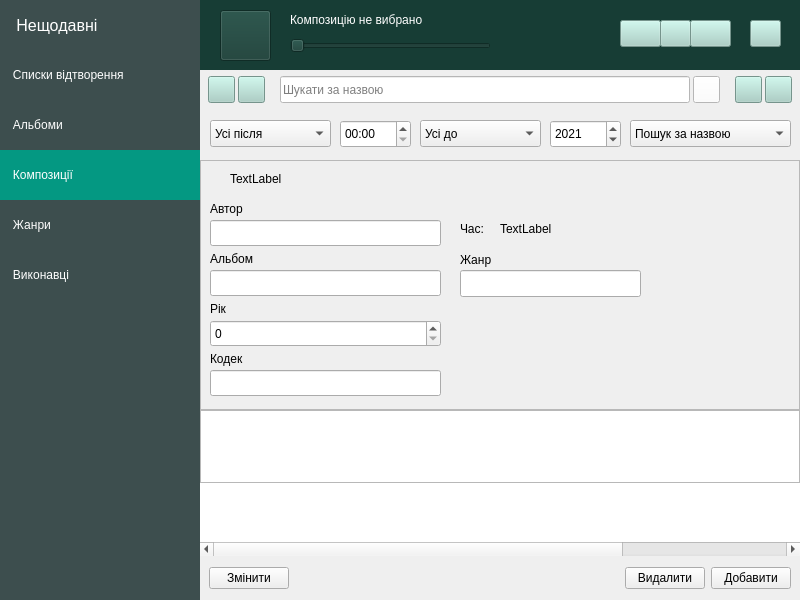
<?xml version="1.0" encoding="UTF-8"?>
<ui version="4.0">
 <class>MainWindow</class>
 <widget class="QMainWindow" name="MainWindow">
  <property name="geometry">
   <rect>
    <x>0</x>
    <y>0</y>
    <width>800</width>
    <height>600</height>
   </rect>
  </property>
  <property name="windowTitle">
   <string/>
  </property>
  <widget class="QWidget" name="centralwidget">
   <layout class="QHBoxLayout" name="horizontalLayout_3">
    <property name="spacing">
     <number>0</number>
    </property>
    <property name="leftMargin">
     <number>0</number>
    </property>
    <property name="topMargin">
     <number>0</number>
    </property>
    <property name="rightMargin">
     <number>0</number>
    </property>
    <property name="bottomMargin">
     <number>0</number>
    </property>
    <item>
     <layout class="QGridLayout" name="gridLayout">
      <property name="leftMargin">
       <number>0</number>
      </property>
      <property name="topMargin">
       <number>0</number>
      </property>
      <property name="rightMargin">
       <number>0</number>
      </property>
      <property name="bottomMargin">
       <number>0</number>
      </property>
      <property name="spacing">
       <number>0</number>
      </property>
      <item row="1" column="1">
       <widget class="QFrame" name="frame_3">
        <property name="frameShape">
         <enum>QFrame::NoFrame</enum>
        </property>
        <property name="frameShadow">
         <enum>QFrame::Raised</enum>
        </property>
        <property name="lineWidth">
         <number>0</number>
        </property>
        <layout class="QVBoxLayout" name="verticalLayout_2">
         <property name="spacing">
          <number>0</number>
         </property>
         <property name="leftMargin">
          <number>0</number>
         </property>
         <property name="topMargin">
          <number>0</number>
         </property>
         <property name="rightMargin">
          <number>0</number>
         </property>
         <property name="bottomMargin">
          <number>0</number>
         </property>
         <item>
          <widget class="QFrame" name="frame_6">
           <property name="sizePolicy">
            <sizepolicy hsizetype="Preferred" vsizetype="Fixed">
             <horstretch>0</horstretch>
             <verstretch>0</verstretch>
            </sizepolicy>
           </property>
           <property name="minimumSize">
            <size>
             <width>0</width>
             <height>40</height>
            </size>
           </property>
           <property name="frameShape">
            <enum>QFrame::NoFrame</enum>
           </property>
           <property name="frameShadow">
            <enum>QFrame::Raised</enum>
           </property>
           <layout class="QHBoxLayout" name="horizontalLayout_2">
            <property name="spacing">
             <number>3</number>
            </property>
            <property name="leftMargin">
             <number>8</number>
            </property>
            <property name="topMargin">
             <number>2</number>
            </property>
            <property name="rightMargin">
             <number>8</number>
            </property>
            <property name="bottomMargin">
             <number>2</number>
            </property>
            <item>
             <widget class="QPushButton" name="pushButton_6">
              <property name="minimumSize">
               <size>
                <width>27</width>
                <height>27</height>
               </size>
              </property>
              <property name="maximumSize">
               <size>
                <width>27</width>
                <height>27</height>
               </size>
              </property>
              <property name="toolTip">
               <string>Показати/сховати бічну панель</string>
              </property>
              <property name="styleSheet">
               <string notr="true">background-color: rgb(165, 207, 196);</string>
              </property>
              <property name="text">
               <string/>
              </property>
              <property name="icon">
               <iconset>
                <normaloff>../Завантажене/sidebar.png</normaloff>../Завантажене/sidebar.png</iconset>
              </property>
             </widget>
            </item>
            <item>
             <widget class="QPushButton" name="pushButton_7">
              <property name="minimumSize">
               <size>
                <width>27</width>
                <height>27</height>
               </size>
              </property>
              <property name="maximumSize">
               <size>
                <width>27</width>
                <height>27</height>
               </size>
              </property>
              <property name="toolTip">
               <string>Пошук</string>
              </property>
              <property name="styleSheet">
               <string notr="true">background-color: rgb(165, 207, 196);</string>
              </property>
              <property name="text">
               <string/>
              </property>
              <property name="icon">
               <iconset>
                <normaloff>../Завантажене/search.png</normaloff>../Завантажене/search.png</iconset>
              </property>
              <property name="iconSize">
               <size>
                <width>16</width>
                <height>16</height>
               </size>
              </property>
             </widget>
            </item>
            <item>
             <spacer name="horizontalSpacer_3">
              <property name="orientation">
               <enum>Qt::Horizontal</enum>
              </property>
              <property name="sizeType">
               <enum>QSizePolicy::Fixed</enum>
              </property>
              <property name="sizeHint" stdset="0">
               <size>
                <width>12</width>
                <height>20</height>
               </size>
              </property>
             </spacer>
            </item>
            <item>
             <widget class="QLineEdit" name="lineEdit">
              <property name="maximumSize">
               <size>
                <width>16777215</width>
                <height>27</height>
               </size>
              </property>
              <property name="styleSheet">
               <string notr="true">background-color: white;
</string>
              </property>
              <property name="placeholderText">
               <string>Шукати за назвою</string>
              </property>
             </widget>
            </item>
            <item>
             <widget class="QPushButton" name="pushButton_10">
              <property name="sizePolicy">
               <sizepolicy hsizetype="Fixed" vsizetype="Fixed">
                <horstretch>0</horstretch>
                <verstretch>0</verstretch>
               </sizepolicy>
              </property>
              <property name="minimumSize">
               <size>
                <width>27</width>
                <height>27</height>
               </size>
              </property>
              <property name="maximumSize">
               <size>
                <width>27</width>
                <height>27</height>
               </size>
              </property>
              <property name="toolTip">
               <string>Скасувати</string>
              </property>
              <property name="styleSheet">
               <string notr="true">background-color: white;</string>
              </property>
              <property name="text">
               <string comment="Скасувати"/>
              </property>
              <property name="icon">
               <iconset>
                <normaloff>../Завантажене/cancel-131964784714462788.png</normaloff>../Завантажене/cancel-131964784714462788.png</iconset>
              </property>
              <property name="iconSize">
               <size>
                <width>19</width>
                <height>19</height>
               </size>
              </property>
             </widget>
            </item>
            <item>
             <spacer name="horizontalSpacer_2">
              <property name="orientation">
               <enum>Qt::Horizontal</enum>
              </property>
              <property name="sizeType">
               <enum>QSizePolicy::Fixed</enum>
              </property>
              <property name="sizeHint" stdset="0">
               <size>
                <width>12</width>
                <height>20</height>
               </size>
              </property>
             </spacer>
            </item>
            <item>
             <widget class="QPushButton" name="pushButton_9">
              <property name="minimumSize">
               <size>
                <width>27</width>
                <height>27</height>
               </size>
              </property>
              <property name="maximumSize">
               <size>
                <width>27</width>
                <height>27</height>
               </size>
              </property>
              <property name="toolTip">
               <string>Розширений пошук</string>
              </property>
              <property name="styleSheet">
               <string notr="true">background-color: rgb(165, 207, 196);</string>
              </property>
              <property name="text">
               <string/>
              </property>
              <property name="icon">
               <iconset>
                <normaloff>../Завантажене/more-dots-waiting-options-icon.svg</normaloff>../Завантажене/more-dots-waiting-options-icon.svg</iconset>
              </property>
              <property name="iconSize">
               <size>
                <width>21</width>
                <height>21</height>
               </size>
              </property>
             </widget>
            </item>
            <item>
             <widget class="QPushButton" name="pushButton_8">
              <property name="minimumSize">
               <size>
                <width>27</width>
                <height>27</height>
               </size>
              </property>
              <property name="maximumSize">
               <size>
                <width>27</width>
                <height>27</height>
               </size>
              </property>
              <property name="toolTip">
               <string>Сортувати</string>
              </property>
              <property name="styleSheet">
               <string notr="true">background-color: rgb(165, 207, 196);</string>
              </property>
              <property name="text">
               <string/>
              </property>
              <property name="icon">
               <iconset>
                <normaloff>../Завантажене/635915-200.png</normaloff>../Завантажене/635915-200.png</iconset>
              </property>
              <property name="iconSize">
               <size>
                <width>21</width>
                <height>21</height>
               </size>
              </property>
             </widget>
            </item>
           </layout>
          </widget>
         </item>
         <item>
          <widget class="QFrame" name="frame_7">
           <property name="frameShape">
            <enum>QFrame::NoFrame</enum>
           </property>
           <property name="frameShadow">
            <enum>QFrame::Raised</enum>
           </property>
           <layout class="QVBoxLayout" name="verticalLayout_3">
            <property name="spacing">
             <number>0</number>
            </property>
            <property name="leftMargin">
             <number>0</number>
            </property>
            <property name="topMargin">
             <number>0</number>
            </property>
            <property name="rightMargin">
             <number>0</number>
            </property>
            <property name="bottomMargin">
             <number>0</number>
            </property>
            <item>
             <widget class="QFrame" name="frame_9">
              <property name="minimumSize">
               <size>
                <width>0</width>
                <height>50</height>
               </size>
              </property>
              <property name="frameShape">
               <enum>QFrame::NoFrame</enum>
              </property>
              <property name="frameShadow">
               <enum>QFrame::Raised</enum>
              </property>
              <widget class="QComboBox" name="comboBox">
               <property name="geometry">
                <rect>
                 <x>430</x>
                 <y>10</y>
                 <width>161</width>
                 <height>27</height>
                </rect>
               </property>
               <item>
                <property name="text">
                 <string>Пошук за назвою</string>
                </property>
               </item>
               <item>
                <property name="text">
                 <string>Пошук за автором</string>
                </property>
               </item>
               <item>
                <property name="text">
                 <string>Пошук за кодеком</string>
                </property>
               </item>
              </widget>
              <widget class="QTimeEdit" name="timeEdit">
               <property name="geometry">
                <rect>
                 <x>140</x>
                 <y>10</y>
                 <width>71</width>
                 <height>28</height>
                </rect>
               </property>
               <property name="toolTip">
                <string>Час виконання</string>
               </property>
               <property name="currentSection">
                <enum>QDateTimeEdit::MinuteSection</enum>
               </property>
               <property name="displayFormat">
                <string>mm:ss</string>
               </property>
               <property name="timeSpec">
                <enum>Qt::LocalTime</enum>
               </property>
              </widget>
              <widget class="QComboBox" name="comboBox_2">
               <property name="geometry">
                <rect>
                 <x>10</x>
                 <y>10</y>
                 <width>121</width>
                 <height>27</height>
                </rect>
               </property>
               <property name="currentIndex">
                <number>1</number>
               </property>
               <item>
                <property name="text">
                 <string>Усі до</string>
                </property>
               </item>
               <item>
                <property name="text">
                 <string>Усі після</string>
                </property>
               </item>
               <item>
                <property name="text">
                 <string>Лише з даним значенням</string>
                </property>
               </item>
              </widget>
              <widget class="QSpinBox" name="spinBox">
               <property name="geometry">
                <rect>
                 <x>350</x>
                 <y>10</y>
                 <width>71</width>
                 <height>28</height>
                </rect>
               </property>
               <property name="toolTip">
                <string>Рік випуску пісні</string>
               </property>
               <property name="minimum">
                <number>1800</number>
               </property>
               <property name="maximum">
                <number>2022</number>
               </property>
               <property name="value">
                <number>2021</number>
               </property>
              </widget>
              <widget class="QComboBox" name="comboBox_3">
               <property name="geometry">
                <rect>
                 <x>220</x>
                 <y>10</y>
                 <width>121</width>
                 <height>27</height>
                </rect>
               </property>
               <property name="currentIndex">
                <number>0</number>
               </property>
               <item>
                <property name="text">
                 <string>Усі до</string>
                </property>
               </item>
               <item>
                <property name="text">
                 <string>Усі після</string>
                </property>
               </item>
               <item>
                <property name="text">
                 <string>Лише з даним значенням</string>
                </property>
               </item>
              </widget>
             </widget>
            </item>
            <item>
             <widget class="QFrame" name="frame_10">
              <property name="minimumSize">
               <size>
                <width>500</width>
                <height>250</height>
               </size>
              </property>
              <property name="maximumSize">
               <size>
                <width>16777215</width>
                <height>16777215</height>
               </size>
              </property>
              <property name="frameShape">
               <enum>QFrame::StyledPanel</enum>
              </property>
              <property name="frameShadow">
               <enum>QFrame::Raised</enum>
              </property>
              <widget class="QLineEdit" name="lineEdit_2">
               <property name="geometry">
                <rect>
                 <x>10</x>
                 <y>60</y>
                 <width>231</width>
                 <height>26</height>
                </rect>
               </property>
              </widget>
              <widget class="QSpinBox" name="spinBox_2">
               <property name="geometry">
                <rect>
                 <x>10</x>
                 <y>160</y>
                 <width>231</width>
                 <height>27</height>
                </rect>
               </property>
               <property name="maximum">
                <number>2022</number>
               </property>
              </widget>
              <widget class="QLineEdit" name="lineEdit_3">
               <property name="geometry">
                <rect>
                 <x>10</x>
                 <y>110</y>
                 <width>231</width>
                 <height>26</height>
                </rect>
               </property>
              </widget>
              <widget class="QLabel" name="label_6">
               <property name="geometry">
                <rect>
                 <x>10</x>
                 <y>140</y>
                 <width>66</width>
                 <height>18</height>
                </rect>
               </property>
               <property name="text">
                <string>Рік</string>
               </property>
              </widget>
              <widget class="QLabel" name="label_2">
               <property name="geometry">
                <rect>
                 <x>30</x>
                 <y>10</y>
                 <width>411</width>
                 <height>18</height>
                </rect>
               </property>
               <property name="text">
                <string>TextLabel</string>
               </property>
              </widget>
              <widget class="QLineEdit" name="lineEdit_4">
               <property name="geometry">
                <rect>
                 <x>10</x>
                 <y>210</y>
                 <width>231</width>
                 <height>26</height>
                </rect>
               </property>
              </widget>
              <widget class="QLabel" name="label_4">
               <property name="geometry">
                <rect>
                 <x>10</x>
                 <y>40</y>
                 <width>171</width>
                 <height>18</height>
                </rect>
               </property>
               <property name="text">
                <string>Автор</string>
               </property>
              </widget>
              <widget class="QLabel" name="label_5">
               <property name="geometry">
                <rect>
                 <x>10</x>
                 <y>90</y>
                 <width>66</width>
                 <height>18</height>
                </rect>
               </property>
               <property name="text">
                <string>Альбом</string>
               </property>
              </widget>
              <widget class="QLabel" name="label_7">
               <property name="geometry">
                <rect>
                 <x>10</x>
                 <y>190</y>
                 <width>66</width>
                 <height>18</height>
                </rect>
               </property>
               <property name="text">
                <string>Кодек</string>
               </property>
              </widget>
              <widget class="QLabel" name="label_3">
               <property name="geometry">
                <rect>
                 <x>260</x>
                 <y>60</y>
                 <width>31</width>
                 <height>18</height>
                </rect>
               </property>
               <property name="text">
                <string>Час: </string>
               </property>
              </widget>
              <widget class="QLabel" name="label_8">
               <property name="geometry">
                <rect>
                 <x>300</x>
                 <y>60</y>
                 <width>66</width>
                 <height>18</height>
                </rect>
               </property>
               <property name="text">
                <string>TextLabel</string>
               </property>
              </widget>
              <widget class="QLineEdit" name="lineEdit_5">
               <property name="geometry">
                <rect>
                 <x>260</x>
                 <y>110</y>
                 <width>181</width>
                 <height>27</height>
                </rect>
               </property>
              </widget>
              <widget class="QLabel" name="label_9">
               <property name="geometry">
                <rect>
                 <x>260</x>
                 <y>90</y>
                 <width>66</width>
                 <height>19</height>
                </rect>
               </property>
               <property name="text">
                <string>Жанр</string>
               </property>
              </widget>
             </widget>
            </item>
            <item>
             <widget class="QListWidget" name="listWidget_2">
              <property name="alternatingRowColors">
               <bool>false</bool>
              </property>
             </widget>
            </item>
            <item>
             <widget class="QTableWidget" name="tableWidget">
              <property name="enabled">
               <bool>true</bool>
              </property>
              <property name="sizePolicy">
               <sizepolicy hsizetype="Preferred" vsizetype="Expanding">
                <horstretch>0</horstretch>
                <verstretch>0</verstretch>
               </sizepolicy>
              </property>
              <property name="mouseTracking">
               <bool>true</bool>
              </property>
              <property name="tabletTracking">
               <bool>false</bool>
              </property>
              <property name="toolTipDuration">
               <number>1</number>
              </property>
              <property name="autoFillBackground">
               <bool>false</bool>
              </property>
              <property name="styleSheet">
               <string notr="true">QTableWidget::cliked 
{

}</string>
              </property>
              <property name="frameShape">
               <enum>QFrame::NoFrame</enum>
              </property>
              <property name="frameShadow">
               <enum>QFrame::Sunken</enum>
              </property>
              <property name="horizontalScrollBarPolicy">
               <enum>Qt::ScrollBarAsNeeded</enum>
              </property>
              <property name="editTriggers">
               <set>QAbstractItemView::NoEditTriggers</set>
              </property>
              <property name="alternatingRowColors">
               <bool>false</bool>
              </property>
              <property name="selectionBehavior">
               <enum>QAbstractItemView::SelectRows</enum>
              </property>
              <property name="verticalScrollMode">
               <enum>QAbstractItemView::ScrollPerItem</enum>
              </property>
              <property name="showGrid">
               <bool>true</bool>
              </property>
              <property name="gridStyle">
               <enum>Qt::SolidLine</enum>
              </property>
              <property name="sortingEnabled">
               <bool>true</bool>
              </property>
              <property name="cornerButtonEnabled">
               <bool>true</bool>
              </property>
              <property name="rowCount">
               <number>0</number>
              </property>
              <attribute name="horizontalHeaderVisible">
               <bool>false</bool>
              </attribute>
              <attribute name="horizontalHeaderMinimumSectionSize">
               <number>35</number>
              </attribute>
              <attribute name="horizontalHeaderDefaultSectionSize">
               <number>116</number>
              </attribute>
              <attribute name="horizontalHeaderHighlightSections">
               <bool>true</bool>
              </attribute>
              <attribute name="horizontalHeaderShowSortIndicator" stdset="0">
               <bool>true</bool>
              </attribute>
              <attribute name="horizontalHeaderStretchLastSection">
               <bool>false</bool>
              </attribute>
              <attribute name="verticalHeaderVisible">
               <bool>false</bool>
              </attribute>
              <attribute name="verticalHeaderHighlightSections">
               <bool>true</bool>
              </attribute>
              <attribute name="verticalHeaderStretchLastSection">
               <bool>false</bool>
              </attribute>
              <column>
               <property name="text">
                <string>      Назва      </string>
               </property>
               <property name="textAlignment">
                <set>AlignCenter</set>
               </property>
               <property name="foreground">
                <brush brushstyle="SolidPattern">
                 <color alpha="255">
                  <red>255</red>
                  <green>255</green>
                  <blue>255</blue>
                 </color>
                </brush>
               </property>
              </column>
              <column>
               <property name="text">
                <string>Виконавець</string>
               </property>
               <property name="foreground">
                <brush brushstyle="SolidPattern">
                 <color alpha="255">
                  <red>255</red>
                  <green>255</green>
                  <blue>255</blue>
                 </color>
                </brush>
               </property>
              </column>
              <column>
               <property name="text">
                <string>Альбом</string>
               </property>
               <property name="foreground">
                <brush brushstyle="SolidPattern">
                 <color alpha="255">
                  <red>255</red>
                  <green>255</green>
                  <blue>255</blue>
                 </color>
                </brush>
               </property>
              </column>
              <column>
               <property name="text">
                <string>Рік</string>
               </property>
               <property name="foreground">
                <brush brushstyle="SolidPattern">
                 <color alpha="255">
                  <red>255</red>
                  <green>255</green>
                  <blue>255</blue>
                 </color>
                </brush>
               </property>
              </column>
              <column>
               <property name="text">
                <string>Жанр</string>
               </property>
               <property name="foreground">
                <brush brushstyle="SolidPattern">
                 <color alpha="255">
                  <red>255</red>
                  <green>255</green>
                  <blue>255</blue>
                 </color>
                </brush>
               </property>
              </column>
              <column>
               <property name="text">
                <string>Час</string>
               </property>
              </column>
              <column>
               <property name="text">
                <string>Кодек</string>
               </property>
              </column>
             </widget>
            </item>
            <item>
             <widget class="QFrame" name="frame_8">
              <property name="minimumSize">
               <size>
                <width>0</width>
                <height>44</height>
               </size>
              </property>
              <property name="maximumSize">
               <size>
                <width>16777215</width>
                <height>44</height>
               </size>
              </property>
              <property name="frameShape">
               <enum>QFrame::NoFrame</enum>
              </property>
              <property name="frameShadow">
               <enum>QFrame::Raised</enum>
              </property>
              <layout class="QHBoxLayout" name="horizontalLayout_4">
               <item>
                <widget class="QPushButton" name="pushButton_13">
                 <property name="text">
                  <string>Змінити</string>
                 </property>
                </widget>
               </item>
               <item>
                <spacer name="horizontalSpacer_4">
                 <property name="orientation">
                  <enum>Qt::Horizontal</enum>
                 </property>
                 <property name="sizeHint" stdset="0">
                  <size>
                   <width>40</width>
                   <height>20</height>
                  </size>
                 </property>
                </spacer>
               </item>
               <item>
                <widget class="QPushButton" name="pushButton_12">
                 <property name="text">
                  <string>Видалити</string>
                 </property>
                </widget>
               </item>
               <item>
                <widget class="QPushButton" name="pushButton_11">
                 <property name="text">
                  <string>Добавити</string>
                 </property>
                </widget>
               </item>
              </layout>
             </widget>
            </item>
           </layout>
          </widget>
         </item>
        </layout>
       </widget>
      </item>
      <item row="0" column="1">
       <widget class="QFrame" name="frame">
        <property name="sizePolicy">
         <sizepolicy hsizetype="Preferred" vsizetype="Fixed">
          <horstretch>0</horstretch>
          <verstretch>0</verstretch>
         </sizepolicy>
        </property>
        <property name="minimumSize">
         <size>
          <width>0</width>
          <height>70</height>
         </size>
        </property>
        <property name="styleSheet">
         <string notr="true">background-color: rgb(23, 61, 53);</string>
        </property>
        <property name="frameShape">
         <enum>QFrame::NoFrame</enum>
        </property>
        <property name="frameShadow">
         <enum>QFrame::Raised</enum>
        </property>
        <property name="lineWidth">
         <number>0</number>
        </property>
        <layout class="QHBoxLayout" name="horizontalLayout">
         <property name="spacing">
          <number>0</number>
         </property>
         <property name="leftMargin">
          <number>0</number>
         </property>
         <property name="topMargin">
          <number>0</number>
         </property>
         <property name="rightMargin">
          <number>0</number>
         </property>
         <property name="bottomMargin">
          <number>0</number>
         </property>
         <item>
          <widget class="QFrame" name="frame_5">
           <property name="minimumSize">
            <size>
             <width>300</width>
             <height>0</height>
            </size>
           </property>
           <property name="frameShape">
            <enum>QFrame::NoFrame</enum>
           </property>
           <property name="frameShadow">
            <enum>QFrame::Raised</enum>
           </property>
           <widget class="QPushButton" name="pushButton_5">
            <property name="geometry">
             <rect>
              <x>20</x>
              <y>10</y>
              <width>51</width>
              <height>51</height>
             </rect>
            </property>
            <property name="text">
             <string/>
            </property>
            <property name="icon">
             <iconset>
              <normaloff>../Завантажене/png-transparent-best-music-vinyl-record-illustration-dynamic-vinyl-record-other-album-label.png</normaloff>../Завантажене/png-transparent-best-music-vinyl-record-illustration-dynamic-vinyl-record-other-album-label.png</iconset>
            </property>
            <property name="iconSize">
             <size>
              <width>50</width>
              <height>50</height>
             </size>
            </property>
           </widget>
           <widget class="QLabel" name="label">
            <property name="geometry">
             <rect>
              <x>90</x>
              <y>10</y>
              <width>211</width>
              <height>19</height>
             </rect>
            </property>
            <property name="mouseTracking">
             <bool>true</bool>
            </property>
            <property name="tabletTracking">
             <bool>false</bool>
            </property>
            <property name="layoutDirection">
             <enum>Qt::LeftToRight</enum>
            </property>
            <property name="styleSheet">
             <string notr="true">color: white;</string>
            </property>
            <property name="inputMethodHints">
             <set>Qt::ImhNone</set>
            </property>
            <property name="frameShape">
             <enum>QFrame::NoFrame</enum>
            </property>
            <property name="text">
             <string>Композицію не вибрано</string>
            </property>
            <property name="scaledContents">
             <bool>false</bool>
            </property>
            <property name="wordWrap">
             <bool>false</bool>
            </property>
            <property name="indent">
             <number>-1</number>
            </property>
           </widget>
           <widget class="QSlider" name="horizontalSlider">
            <property name="geometry">
             <rect>
              <x>90</x>
              <y>30</y>
              <width>201</width>
              <height>31</height>
             </rect>
            </property>
            <property name="orientation">
             <enum>Qt::Horizontal</enum>
            </property>
           </widget>
          </widget>
         </item>
         <item>
          <spacer name="horizontalSpacer">
           <property name="orientation">
            <enum>Qt::Horizontal</enum>
           </property>
           <property name="sizeHint" stdset="0">
            <size>
             <width>81</width>
             <height>20</height>
            </size>
           </property>
          </spacer>
         </item>
         <item>
          <widget class="QFrame" name="frame_4">
           <property name="minimumSize">
            <size>
             <width>200</width>
             <height>0</height>
            </size>
           </property>
           <property name="frameShape">
            <enum>QFrame::NoFrame</enum>
           </property>
           <property name="frameShadow">
            <enum>QFrame::Raised</enum>
           </property>
           <widget class="QPushButton" name="pushButton_4">
            <property name="geometry">
             <rect>
              <x>150</x>
              <y>20</y>
              <width>31</width>
              <height>27</height>
             </rect>
            </property>
            <property name="toolTip">
             <string/>
            </property>
            <property name="styleSheet">
             <string notr="true">background-color: rgb(165, 207, 196);
</string>
            </property>
            <property name="text">
             <string/>
            </property>
            <property name="icon">
             <iconset>
              <normaloff>../Завантажене/25243.png</normaloff>../Завантажене/25243.png</iconset>
            </property>
            <property name="iconSize">
             <size>
              <width>9</width>
              <height>9</height>
             </size>
            </property>
            <property name="checkable">
             <bool>false</bool>
            </property>
            <property name="autoRepeat">
             <bool>false</bool>
            </property>
            <property name="autoDefault">
             <bool>false</bool>
            </property>
            <property name="default">
             <bool>false</bool>
            </property>
            <property name="flat">
             <bool>false</bool>
            </property>
           </widget>
           <widget class="QPushButton" name="pushButton">
            <property name="geometry">
             <rect>
              <x>90</x>
              <y>20</y>
              <width>41</width>
              <height>27</height>
             </rect>
            </property>
            <property name="styleSheet">
             <string notr="true">background-color: rgb(165, 207, 196);
</string>
            </property>
            <property name="text">
             <string/>
            </property>
            <property name="icon">
             <iconset>
              <normaloff>../Завантажене/Fast forward player button free vector icons designed by Freepik.png</normaloff>../Завантажене/Fast forward player button free vector icons designed by Freepik.png</iconset>
            </property>
           </widget>
           <widget class="QPushButton" name="pushButton_3">
            <property name="geometry">
             <rect>
              <x>20</x>
              <y>20</y>
              <width>41</width>
              <height>27</height>
             </rect>
            </property>
            <property name="styleSheet">
             <string notr="true">background-color: rgb(165, 207, 196);
</string>
            </property>
            <property name="text">
             <string/>
            </property>
            <property name="icon">
             <iconset>
              <normaloff>../Завантажене/Rewind arrows free vector icons designed by Freepik.png</normaloff>../Завантажене/Rewind arrows free vector icons designed by Freepik.png</iconset>
            </property>
           </widget>
           <widget class="QPushButton" name="pushButton_2">
            <property name="geometry">
             <rect>
              <x>60</x>
              <y>20</y>
              <width>31</width>
              <height>27</height>
             </rect>
            </property>
            <property name="styleSheet">
             <string notr="true">background-color: rgb(165, 207, 196);
</string>
            </property>
            <property name="text">
             <string/>
            </property>
            <property name="icon">
             <iconset>
              <normaloff>../Завантажене/Pause free vector icons designed by bqlqn.png</normaloff>../Завантажене/Pause free vector icons designed by bqlqn.png</iconset>
            </property>
           </widget>
          </widget>
         </item>
        </layout>
       </widget>
      </item>
      <item row="0" column="0" rowspan="2">
       <widget class="QFrame" name="frame_2">
        <property name="sizePolicy">
         <sizepolicy hsizetype="Fixed" vsizetype="Preferred">
          <horstretch>0</horstretch>
          <verstretch>0</verstretch>
         </sizepolicy>
        </property>
        <property name="minimumSize">
         <size>
          <width>200</width>
          <height>0</height>
         </size>
        </property>
        <property name="maximumSize">
         <size>
          <width>200</width>
          <height>16777215</height>
         </size>
        </property>
        <property name="styleSheet">
         <string notr="true">background-color: rgb(61, 78, 78);</string>
        </property>
        <property name="frameShape">
         <enum>QFrame::NoFrame</enum>
        </property>
        <property name="frameShadow">
         <enum>QFrame::Plain</enum>
        </property>
        <property name="lineWidth">
         <number>0</number>
        </property>
        <layout class="QVBoxLayout" name="verticalLayout">
         <property name="spacing">
          <number>0</number>
         </property>
         <property name="leftMargin">
          <number>0</number>
         </property>
         <property name="topMargin">
          <number>0</number>
         </property>
         <property name="rightMargin">
          <number>0</number>
         </property>
         <property name="bottomMargin">
          <number>0</number>
         </property>
         <item>
          <widget class="QListWidget" name="listWidget">
           <property name="styleSheet">
            <string notr="true">QListWidget {
	color: white;
	margin: 0;
}

QListWidget::item {
	pudding: 10px;
	height: 50px;
}

QListWidget::item::selected{
	background-color: rgb(4, 152, 130);
	
}</string>
           </property>
           <property name="frameShape">
            <enum>QFrame::NoFrame</enum>
           </property>
           <property name="frameShadow">
            <enum>QFrame::Sunken</enum>
           </property>
           <property name="lineWidth">
            <number>0</number>
           </property>
           <property name="tabKeyNavigation">
            <bool>false</bool>
           </property>
           <property name="showDropIndicator" stdset="0">
            <bool>true</bool>
           </property>
           <property name="selectionMode">
            <enum>QAbstractItemView::SingleSelection</enum>
           </property>
           <property name="spacing">
            <number>0</number>
           </property>
           <property name="viewMode">
            <enum>QListView::ListMode</enum>
           </property>
           <property name="modelColumn">
            <number>0</number>
           </property>
           <property name="uniformItemSizes">
            <bool>false</bool>
           </property>
           <property name="batchSize">
            <number>100</number>
           </property>
           <property name="wordWrap">
            <bool>false</bool>
           </property>
           <property name="currentRow">
            <number>3</number>
           </property>
           <item>
            <property name="text">
             <string>   Нещодавні</string>
            </property>
            <property name="font">
             <font>
              <pointsize>12</pointsize>
             </font>
            </property>
            <property name="textAlignment">
             <set>AlignLeading|AlignVCenter</set>
            </property>
           </item>
           <item>
            <property name="text">
             <string>   Списки відтворення</string>
            </property>
            <property name="textAlignment">
             <set>AlignLeading|AlignVCenter</set>
            </property>
           </item>
           <item>
            <property name="text">
             <string>   Альбоми</string>
            </property>
            <property name="textAlignment">
             <set>AlignLeading|AlignVCenter</set>
            </property>
           </item>
           <item>
            <property name="text">
             <string>   Композиції</string>
            </property>
            <property name="textAlignment">
             <set>AlignLeading|AlignVCenter</set>
            </property>
           </item>
           <item>
            <property name="text">
             <string>   Жанри</string>
            </property>
            <property name="textAlignment">
             <set>AlignLeading|AlignVCenter</set>
            </property>
           </item>
           <item>
            <property name="text">
             <string>   Виконавці</string>
            </property>
            <property name="textAlignment">
             <set>AlignLeading|AlignVCenter</set>
            </property>
           </item>
          </widget>
         </item>
        </layout>
       </widget>
      </item>
     </layout>
    </item>
   </layout>
  </widget>
 </widget>
 <resources/>
 <connections/>
</ui>
